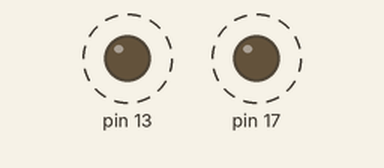
This sketch was run on a simulated Arduino Uno, built with avr-gcc and run on an emulated ATmega328P. Shown: output pins drawn as LEDs (lit = HIGH). Dashed ring = blinking.

Above: at 0.05 s.
Timing chart, 0 to 3.0 s (numbered marks = the images above):
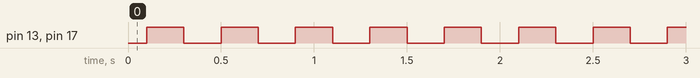

Measured:
- by itself, pin 13, pin 17: alternates HIGH for 0.20 s and LOW for 0.20 s

The sketch:

hints.ino
```cpp
#define ON  true
#define OFF false
void hints_init(){
  DDRB |= B00100000;              //Configure digital poort 13 as output.
  DDRC |= B00001000;              //Configure digital poort A6 as output.
}

void LED(bool on){
  if(on) PORTB |= B00100000;
  else PORTB &= B11011111;
}

void LED_toggle(){
  if(PINB & B00100000 ) LED(OFF);
  else LED(ON);
}

void BEEP(bool on){
  if(on) PORTC |= B00001000;
  else PORTC &= B11110111;
}

void BEEP_toggle(){
  if(PINC & B00001000 ) BEEP(OFF);
  else BEEP(ON);
}

void setup(){
    hints_init();
}

void loop(){
  delay(100);
  LED_toggle();
  BEEP_toggle();
  delay(100);
}
```
